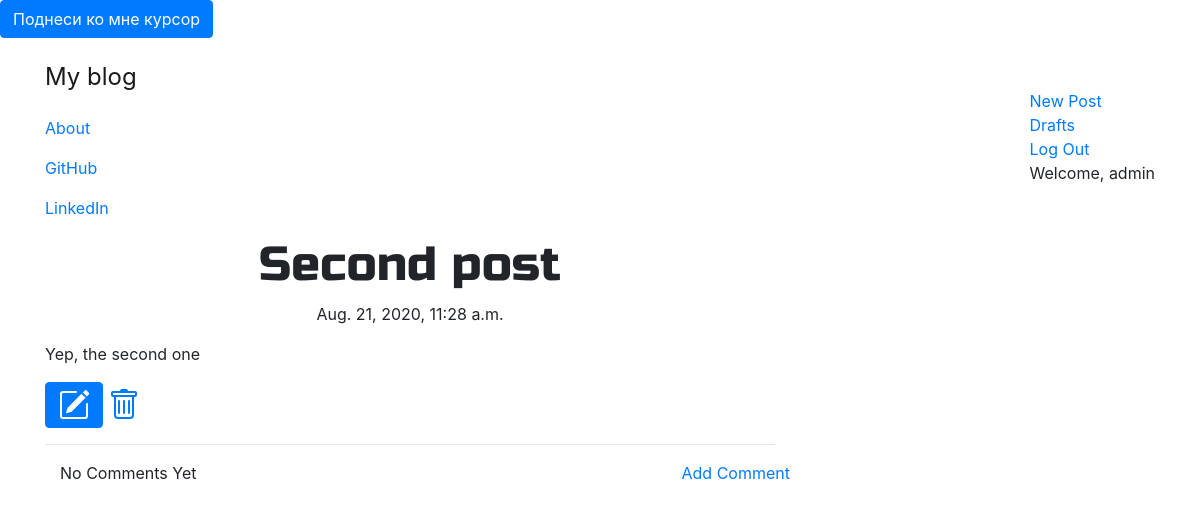
Page /post/2/ (signed in) on the committed database.
### myblog/models.py (models this page shows, shortened)
class Post(models.Model):
    author = models.ForeignKey('auth.User', on_delete=models.CASCADE)
    title = models.CharField(max_length=200)
    text = models.TextField()
    create_date = models.DateTimeField(default=timezone.now) #не выполняем функцию, а апередаем ее. А то выполнится вот прям щас, а не в момент создания поста
    published_date = models.DateTimeField(blank=True, null=True)

### myblog/views.py (the view)
# urls.py: path('post/<int:pk>/', views.PostDetailView.as_view(), name='post_detail'),
class PostDetailView(DetailView):
    model = Post

### myblog/template/myblog/post_detail.html (shortened to what this page needs)
{% extends 'myblog/base.html' %}
{% block content %}
    <h1 class='posttitle loader'>{{ post.title }}</h1>
    {% if post.published_date %}
        <div class='date postdate'>
            {{ post.published_date }}
        </div>
    {% else %}
    <a class='btn btn-default'href="{% url 'post_publish' pk=post.pk %}">Publish</a>
    {% endif %}
    <p class='postcontent'>{{ post.text|safe|linebreaksbr }}</p>
    {% if user.is_authenticated %}
        <a class='btn btn-primary' href="{% url 'post_edit' pk=post.pk %}">
        </a>
        <a class='bnt bnt-primary' href="{% url 'post_remove' pk=post.pk %}">
        </a>
    {% endif %}
    <hr>
    <a class='brn brn-primary btn-comment' href="{% url 'add_comment_to_post' pk=post.pk %}">Add Comment</a>
    <div class='container'>
        {% for comment in post.comments.all %}
        <br>
            {% if user.is_authenticated or comment.approved_comment %}
            {{ comment.create_date }}
                {% if not comment.approved_comment %}
                <a class='btn btn-default' href="{% url 'comment_approve' pk=comment.pk%}">
                    <svg width="1.5em" height="1.5em" viewBox="0 0 16 16" class="bi bi-shield-check" fill="currentColor" xmlns="http://www.w3.org/2000/svg">
                        <path fill-rule="evenodd" d="M5.443 1.991a60.17 60.17 0 0 0-2.725.802.454.454 0 0 0-.315.366C1.87 7.056 3.1 9.9 4.567 11.773c.736.94 1.533 1.636 2.197 2.093.333.228.626.394.857.5.116.053.21.089.282.11A.73.73 0 0 0 8 14.5c.007-.001.038-.005.097-.023.072-.022.166-.058.282-.111.23-.106.525-.272.857-.5a10.197 10.197 0 0 0 2.197-2.093C12.9 9.9 14.13 7.056 13.597 3.159a.454.454 0 0 0-.315-.366c-.626-.2-1.682-.526-2.725-.802C9.491 1.71 8.51 1.5 8 1.5c-.51 0-1.49.21-2.557.491zm-.256-.966C6.23.749 7.337.5 8 .5c.662 0 1.77.249 2.813.525a61.09 61.09 0 0 1 2.772.815c.528.168.926.623 1.003 1.184.573 4.197-.756 7.307-2.367 9.365a11.191 11.191 0 0 1-2.418 2.3 6.942 6.942 0 0 1-1.007.586c-.27.124-.558.225-.796.225s-.526-.101-.796-.225a6.908 6.908 0 0 1-1.007-.586 11.192 11.192 0 0 1-2.417-2.3C2.167 10.331.839 7.221 1.412 3.024A1.454 1.454 0 0 1 2.415 1.84a61.11 61.11 0 0 1 2.772-.815z"/>
                        <path fill-rule="evenodd" d="M10.854 6.146a.5.5 0 0 1 0 .708l-3 3a.5.5 0 0 1-.708 0l-1.5-1.5a.5.5 0 1 1 .708-.708L7.5 8.793l2.646-2.647a.5.5 0 0 1 .708 0z"/>
                    </svg>
                </a>
            <a class='btn btn-default' href="{% url 'comment_remove' pk=comment.pk %}">
                <svg width="1.5em" height="1.5em" viewBox="0 0 16 16" class="bi bi-trash" fill="currentColor" xmlns="http://www.w3.org/2000/svg">
                    <path d="M5.5 5.5A.5.5 0 0 1 6 6v6a.5.5 0 0 1-1 0V6a.5.5 0 0 1 .5-.5zm2.5 0a.5.5 0 0 1 .5.5v6a.5.5 0 0 1-1 0V6a.5.5 0 0 1 .5-.5zm3 .5a.5.5 0 0 0-1 0v6a.5.5 0 0 0 1 0V6z"/>
                    <path fill-rule="evenodd" d="M14.5 3a1 1 0 0 1-1 1H13v9a2 2 0 0 1-2 2H5a2 2 0 0 1-2-2V4h-.5a1 1 0 0 1-1-1V2a1 1 0 0 1 1-1H6a1 1 0 0 1 1-1h2a1 1 0 0 1 1 1h3.5a1 1 0 0 1 1 1v1zM4.118 4L4 4.059V13a1 1 0 0 0 1 1h6a1 1 0 0 0 1-1V4.059L11.882 4H4.118zM2.5 3V2h11v1h-11z"/>
                </svg>
            </a>
                {% endif %}
                <p>{{ comment.text|safe|linebreaks }}</p>
                <p>Posted by: {{ comment.author }}</p>
            {% endif %}
            {% empty %}
            <p>No Comments Yet</p>
        {% endfor %}
    </div>
{% endblock %}

### myblog/template/myblog/base.html (shortened to what this page needs)
<!DOCTYPE html>
{% load static %}
<html lang="en">
<head>
    <link rel="stylesheet" href="https://stackpath.bootstrapcdn.com/bootstrap/4.5.2/css/bootstrap.min.css">
    <link rel="stylesheet" href="//cdn.jsdelivr.net/npm/medium-editor@latest/dist/css/medium-editor.min.css" type="text/css" media="screen" charset="utf-8">
    <link rel="stylesheet" href="{% static 'css/blog.css' %}">
</head>
<body class='loader'>
    <button type="button" class="btn btn-primary" data-toggle="popover"
  title="Ehf" data-content="Ура, Bootstrap 4 работает">
    Поднеси ко мне курсор
    </button>
    <nav class='navbar navbar-light'>
        <div class='container'>
            <ul class='navbar-nav mr-auto'>
                <li class="nav-link"><a class='navbar-brand bigbrand' href="{% url 'post_list' %}">My blog</a></li>
                <li class="nav-link"><a href="{% url 'about' %}">About</a></li>
                <li class="nav-link"><a href="https://www.github.com">GitHub</a></li>
                <li class="nav-link"><a href="https://www.linkedin.com">LinkedIn</a></li>
            </ul>
            <ul class='navbar-nav'>
                {% if user.is_authenticated %}
                <li><a href="{% url 'post_new' %}">New Post</a></li>
                <li><a href="{% url 'post_draft_list' %}">Drafts</a></li>
                <li><a href="{% url 'logout' %}">Log Out</a></li>
                <li><a>Welcome, {{ user.username }}</a></li>
                {% endif %}
            </ul>
        </div>
    </nav>
    <div class='content container'>
        <div class='row'>
            <div class='col-md-8'>
                <div class='blog_posts'>
                    {% block content %}
                    {% endblock %}
                </div>
            </div>
        </div>
    </div>
</body>
</html>

### myblog/static/css/blog.css (style rules this page uses)
.bigbrand { font-size: 1.5em; }
.postdate { text-align: center; }
.posttitle { font-family: 'Russo One', sans-serif; font-size: 3em; text-align: center; }
.postcontent { font-family: 'Montserrat', sans-serif; font-size: 1.5em; }
.btn-comment { position: absolute; right: 0px; }
.loader { filter: hue-rotate(0deg); color: linear-gradient(45deg,#0f8,#08f); animation: hue 5000ms infinite linear; }

### rows in the picture
Post: title "Second post", published_date "Aug. 21, 2020, 11:28 a.m.", text "Yep, the second one"

### other values in the picture
{{ user.username }} "admin"
